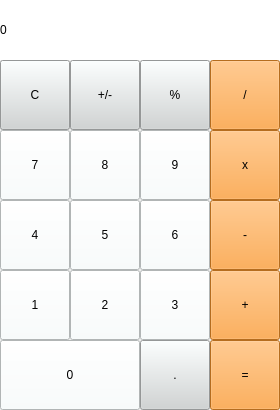
<?xml version="1.0" encoding="UTF-8"?>
<ui version="4.0">
 <class>MainWindow</class>
 <widget class="QMainWindow" name="MainWindow">
  <property name="geometry">
   <rect>
    <x>0</x>
    <y>0</y>
    <width>280</width>
    <height>410</height>
   </rect>
  </property>
  <property name="sizePolicy">
   <sizepolicy hsizetype="Fixed" vsizetype="Fixed">
    <horstretch>0</horstretch>
    <verstretch>0</verstretch>
   </sizepolicy>
  </property>
  <property name="windowTitle">
   <string>Calculator</string>
  </property>
  <widget class="QWidget" name="centralwidget">
   <widget class="QLabel" name="label">
    <property name="geometry">
     <rect>
      <x>0</x>
      <y>0</y>
      <width>280</width>
      <height>60</height>
     </rect>
    </property>
    <property name="styleSheet">
     <string notr="true">background-color: rgb(255, 255, 255);</string>
    </property>
    <property name="text">
     <string>0</string>
    </property>
    <property name="margin">
     <number>15</number>
    </property>
   </widget>
   <widget class="QPushButton" name="btn_cancel">
    <property name="geometry">
     <rect>
      <x>0</x>
      <y>60</y>
      <width>70</width>
      <height>70</height>
     </rect>
    </property>
    <property name="styleSheet">
     <string notr="true">background-color: rgb(208, 212, 212);</string>
    </property>
    <property name="text">
     <string>C</string>
    </property>
   </widget>
   <widget class="QPushButton" name="btn_pls_mns">
    <property name="geometry">
     <rect>
      <x>70</x>
      <y>60</y>
      <width>70</width>
      <height>70</height>
     </rect>
    </property>
    <property name="styleSheet">
     <string notr="true">background-color: rgb(208, 212, 212);</string>
    </property>
    <property name="text">
     <string>+/-</string>
    </property>
   </widget>
   <widget class="QPushButton" name="btn_proc">
    <property name="geometry">
     <rect>
      <x>140</x>
      <y>60</y>
      <width>70</width>
      <height>70</height>
     </rect>
    </property>
    <property name="styleSheet">
     <string notr="true">background-color: rgb(208, 212, 212);</string>
    </property>
    <property name="text">
     <string>%</string>
    </property>
   </widget>
   <widget class="QPushButton" name="btn_division">
    <property name="geometry">
     <rect>
      <x>210</x>
      <y>60</y>
      <width>70</width>
      <height>70</height>
     </rect>
    </property>
    <property name="styleSheet">
     <string notr="true">background-color: rgb(253, 153, 44);</string>
    </property>
    <property name="text">
     <string>/</string>
    </property>
   </widget>
   <widget class="QPushButton" name="btn_9">
    <property name="geometry">
     <rect>
      <x>140</x>
      <y>130</y>
      <width>70</width>
      <height>70</height>
     </rect>
    </property>
    <property name="styleSheet">
     <string notr="true">background-color: rgb(248, 253, 253);</string>
    </property>
    <property name="text">
     <string>9</string>
    </property>
   </widget>
   <widget class="QPushButton" name="btn_multipl">
    <property name="geometry">
     <rect>
      <x>210</x>
      <y>130</y>
      <width>70</width>
      <height>70</height>
     </rect>
    </property>
    <property name="styleSheet">
     <string notr="true">background-color: rgb(253, 153, 44);</string>
    </property>
    <property name="text">
     <string>x</string>
    </property>
   </widget>
   <widget class="QPushButton" name="btn_7">
    <property name="geometry">
     <rect>
      <x>0</x>
      <y>130</y>
      <width>70</width>
      <height>70</height>
     </rect>
    </property>
    <property name="styleSheet">
     <string notr="true">background-color: rgb(248, 253, 253);</string>
    </property>
    <property name="text">
     <string>7</string>
    </property>
   </widget>
   <widget class="QPushButton" name="btn_8">
    <property name="geometry">
     <rect>
      <x>70</x>
      <y>130</y>
      <width>70</width>
      <height>70</height>
     </rect>
    </property>
    <property name="styleSheet">
     <string notr="true">background-color: rgb(248, 253, 253);</string>
    </property>
    <property name="text">
     <string>8</string>
    </property>
   </widget>
   <widget class="QPushButton" name="btn_6">
    <property name="geometry">
     <rect>
      <x>140</x>
      <y>200</y>
      <width>70</width>
      <height>70</height>
     </rect>
    </property>
    <property name="styleSheet">
     <string notr="true">background-color: rgb(248, 253, 253);</string>
    </property>
    <property name="text">
     <string>6</string>
    </property>
   </widget>
   <widget class="QPushButton" name="btn_minus">
    <property name="geometry">
     <rect>
      <x>210</x>
      <y>200</y>
      <width>70</width>
      <height>70</height>
     </rect>
    </property>
    <property name="sizePolicy">
     <sizepolicy hsizetype="Fixed" vsizetype="Fixed">
      <horstretch>0</horstretch>
      <verstretch>0</verstretch>
     </sizepolicy>
    </property>
    <property name="styleSheet">
     <string notr="true">background-color: rgb(253, 153, 44);</string>
    </property>
    <property name="text">
     <string>-</string>
    </property>
   </widget>
   <widget class="QPushButton" name="btn_4">
    <property name="geometry">
     <rect>
      <x>0</x>
      <y>200</y>
      <width>70</width>
      <height>70</height>
     </rect>
    </property>
    <property name="styleSheet">
     <string notr="true">background-color: rgb(248, 253, 253);</string>
    </property>
    <property name="text">
     <string>4</string>
    </property>
   </widget>
   <widget class="QPushButton" name="btn_5">
    <property name="geometry">
     <rect>
      <x>70</x>
      <y>200</y>
      <width>70</width>
      <height>70</height>
     </rect>
    </property>
    <property name="styleSheet">
     <string notr="true">background-color: rgb(248, 253, 253);</string>
    </property>
    <property name="text">
     <string>5</string>
    </property>
   </widget>
   <widget class="QPushButton" name="btn_3">
    <property name="geometry">
     <rect>
      <x>140</x>
      <y>270</y>
      <width>70</width>
      <height>70</height>
     </rect>
    </property>
    <property name="styleSheet">
     <string notr="true">background-color: rgb(248, 253, 253);</string>
    </property>
    <property name="text">
     <string>3</string>
    </property>
   </widget>
   <widget class="QPushButton" name="btn_plus">
    <property name="geometry">
     <rect>
      <x>210</x>
      <y>270</y>
      <width>70</width>
      <height>70</height>
     </rect>
    </property>
    <property name="styleSheet">
     <string notr="true">background-color: rgb(253, 153, 44);</string>
    </property>
    <property name="text">
     <string>+</string>
    </property>
   </widget>
   <widget class="QPushButton" name="btn_1">
    <property name="geometry">
     <rect>
      <x>0</x>
      <y>270</y>
      <width>70</width>
      <height>70</height>
     </rect>
    </property>
    <property name="styleSheet">
     <string notr="true">background-color: rgb(248, 253, 253);</string>
    </property>
    <property name="text">
     <string>1</string>
    </property>
   </widget>
   <widget class="QPushButton" name="btn_2">
    <property name="geometry">
     <rect>
      <x>70</x>
      <y>270</y>
      <width>70</width>
      <height>70</height>
     </rect>
    </property>
    <property name="styleSheet">
     <string notr="true">background-color: rgb(248, 253, 253);</string>
    </property>
    <property name="text">
     <string>2</string>
    </property>
   </widget>
   <widget class="QPushButton" name="btn_dot">
    <property name="geometry">
     <rect>
      <x>140</x>
      <y>340</y>
      <width>70</width>
      <height>70</height>
     </rect>
    </property>
    <property name="styleSheet">
     <string notr="true">background-color: rgb(208, 212, 212);</string>
    </property>
    <property name="text">
     <string>.</string>
    </property>
   </widget>
   <widget class="QPushButton" name="btn_equal">
    <property name="geometry">
     <rect>
      <x>210</x>
      <y>340</y>
      <width>70</width>
      <height>70</height>
     </rect>
    </property>
    <property name="styleSheet">
     <string notr="true">background-color: rgb(253, 153, 44);</string>
    </property>
    <property name="text">
     <string>=</string>
    </property>
   </widget>
   <widget class="QPushButton" name="btn_0">
    <property name="geometry">
     <rect>
      <x>0</x>
      <y>340</y>
      <width>140</width>
      <height>70</height>
     </rect>
    </property>
    <property name="styleSheet">
     <string notr="true">background-color: rgb(248, 253, 253);</string>
    </property>
    <property name="text">
     <string>0</string>
    </property>
   </widget>
  </widget>
 </widget>
 <resources/>
 <connections/>
</ui>
